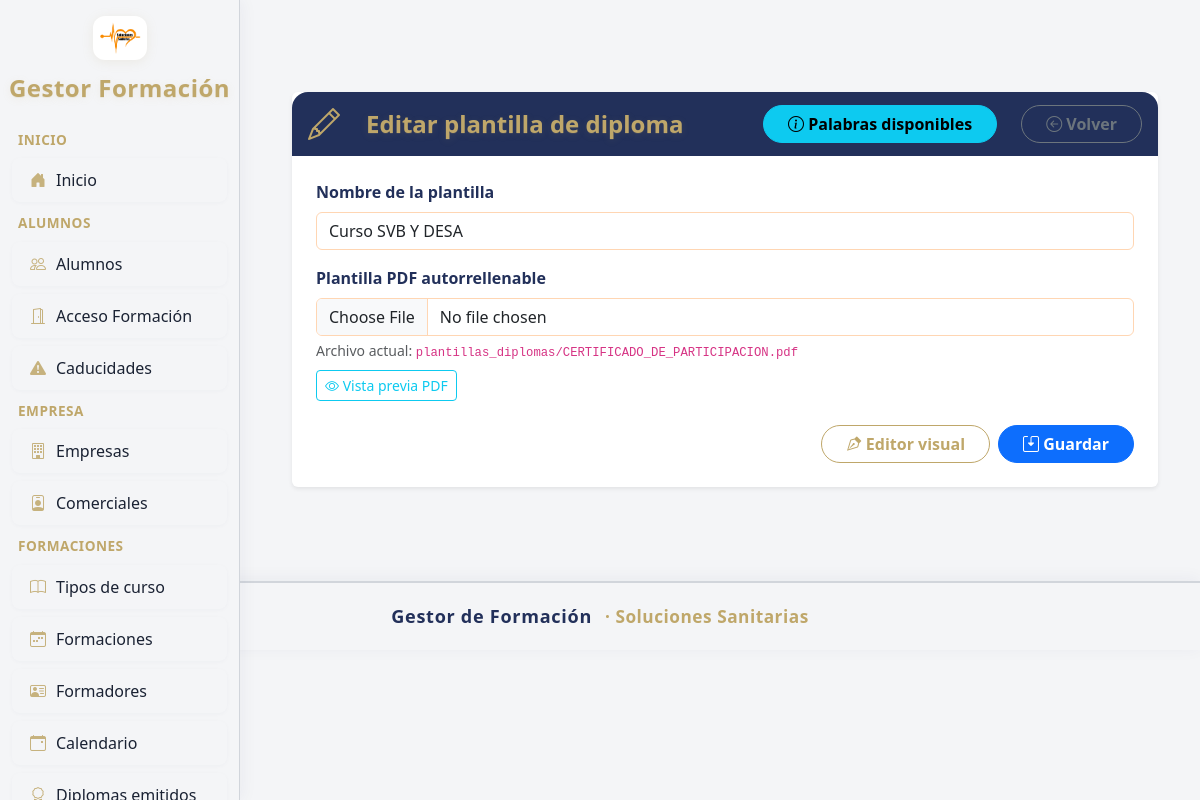
/diplomas/plantillas/editar/1, run on the app's committed database.
### mi_plataforma_formacion_app/models/plantilla_diploma.py (models this page shows)
class PlantillaDiploma(db.Model):
    id = db.Column(db.Integer, primary_key=True)
    nombre = db.Column(db.String(120), nullable=False)
    ruta_pdf = db.Column(db.String(255), nullable=True)

### mi_plataforma_formacion_app/blueprints/diplomas/routes.py (the view, shortened to what this page needs)
@diplomas_bp.route('/plantillas/editar/<int:id>', methods=['GET', 'POST'])
def editar_plantilla(id):
    plantilla = PlantillaDiploma.query.get_or_404(id)
    form = PlantillaDiplomaForm(obj=plantilla)
    return render_template('diplomas/editar_plantilla.html', form=form, plantilla=plantilla)

### mi_plataforma_formacion_app/blueprints/diplomas/forms.py
class PlantillaDiplomaForm(FlaskForm):
    nombre = StringField('Nombre de la plantilla', validators=[DataRequired()])
    archivo = FileField('Plantilla PDF autorrellenable', validators=[FileAllowed(['pdf'], 'Solo PDF')])
    submit = SubmitField('Guardar')

### mi_plataforma_formacion_app/blueprints/alumnos/routes.py (called while the page is built)
@alumnos_bp.app_context_processor
def inject_buscar_diploma_pdf():
    return dict(buscar_diploma_pdf=buscar_diploma_pdf)

### mi_plataforma_formacion_app/templates/diplomas/editar_plantilla.html (shortened to what this page needs)
{% extends "base.html" %}
{% block content %}
<div class="container py-4">
  <div class="card shadow-sm border-0 mx-auto" style="max-width:900px;background:#fff;">
    <div class="card-header d-flex align-items-center gap-3" style="background: var(--color-sidebar-active); color: var(--color-sidebar-title); border-top-left-radius: 1rem; border-top-right-radius: 1rem; border-bottom: none; min-height:60px;">
      <i class="bi bi-pencil" style="font-size:2rem; margin-right:10px; color:var(--color-sidebar-title);"></i>
      <h2 class="mb-0 fw-bold fs-4" style="color:var(--color-sidebar-title); text-shadow:0 2px 8px #bfa76a22,0 1px 0 #bfa76a22;">{{ 'Editar' if plantilla else 'Nueva' }} plantilla de diploma</h2>
      <button type="button" class="btn btn-info rounded-pill px-4 fw-semibold ms-auto me-2" data-bs-toggle="modal" data-bs-target="#modalVariablesDiploma">
        <i class="bi bi-info-circle"></i> Palabras disponibles
      </button>
      <a href="{{ url_for('diplomas_bp.listar_plantillas') }}" class="btn btn-outline-secondary rounded-pill px-4 fw-semibold">
        <i class="bi bi-arrow-left-circle"></i> Volver
      </a>
    </div>
    <div class="card-body px-4 py-4">
      <form method="POST" enctype="multipart/form-data">
        <div class="mb-3">
          {{ form.nombre.label(class="form-label fw-semibold", style="color:var(--color-sidebar-active);") }}
          {{ form.nombre(class="form-control", required=True, style="border-color:#ffd6b3;") }}
        </div>
        <div class="mb-3">
          {{ form.archivo.label(class="form-label fw-semibold", style="color:var(--color-sidebar-active);") }}
          {{ form.archivo(class="form-control", style="border-color:#ffd6b3;") }}
          {% if plantilla.ruta_pdf %}
            <div class="form-text">Archivo actual: <code>{{ plantilla.ruta_pdf }}</code></div>
            <button type="button" class="btn btn-outline-info btn-sm mt-2" data-bs-toggle="modal" data-bs-target="#modalVistaPreviaDiploma">
              <i class="bi bi-eye"></i> Vista previa PDF
            </button>
          {% endif %}
        </div>
        <div class="d-flex justify-content-end mt-4 gap-2">
          <a href="{{ url_for('diplomas_bp.visual_editor', plantilla_id=plantilla.id) }}" class="btn btn-outline-warning rounded-pill px-4 fw-semibold" style="border-color:var(--color-accent-gold);color:var(--color-accent-gold);font-weight:600;">
            <i class="bi bi-vector-pen"></i> Editor visual
          </a>
          <button type="submit" class="btn btn-primary rounded-pill px-4 fw-semibold">
            <i class="bi bi-save2"></i> Guardar
          </button>
        </div>
      </form>
    </div>
  </div>
</div>
{% endblock %}

### mi_plataforma_formacion_app/templates/base.html (style rules this page uses)
:root { --color-sidebar-bg: #f4f5f7; --color-sidebar-border: #d1d5db; --color-sidebar-text: #1a2233; --color-sidebar-hover: #e9eaf0; --color-sidebar-active: #22305a; --color-sidebar-active-text: #fff; --color-sidebar-title: #bfa76a; --color-sidebar-icon: #bfa76a; --color-accent-gold: #bfa76a; --color-card-bg: #fff; --color-btn-gold: #bfa76a; --color-btn-navy: #22305a; }
body { font-family: 'Segoe UI', sans-serif; background-color: #f4f5f7; margin: 0; padding: 0; color: var(--color-sidebar-text); }

### data on the page
PlantillaDiploma: nombre "Curso SVB Y DESA", ruta_pdf "plantillas_diplomas/CERTIFICADO_DE_PARTICIPACION.pdf"

### other printed values
{{ 'Editar' if plantilla else 'Nueva' }} "Editar"
